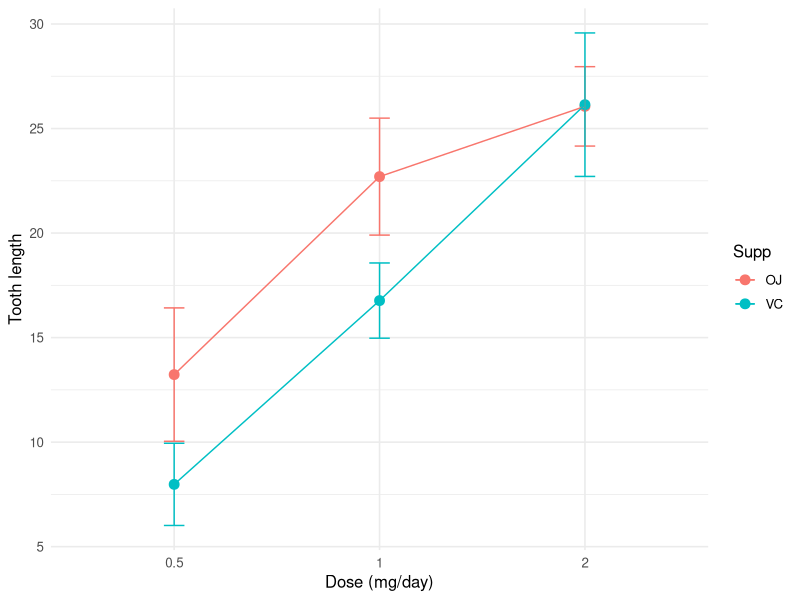
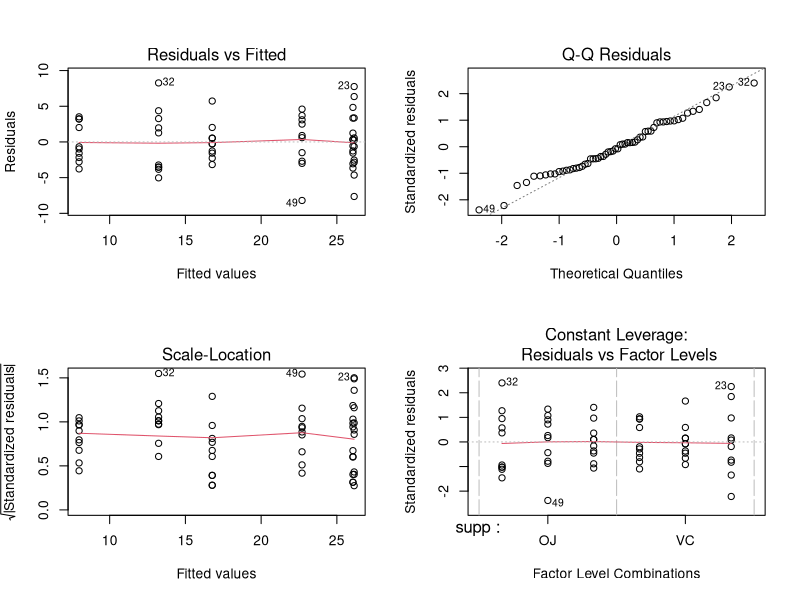
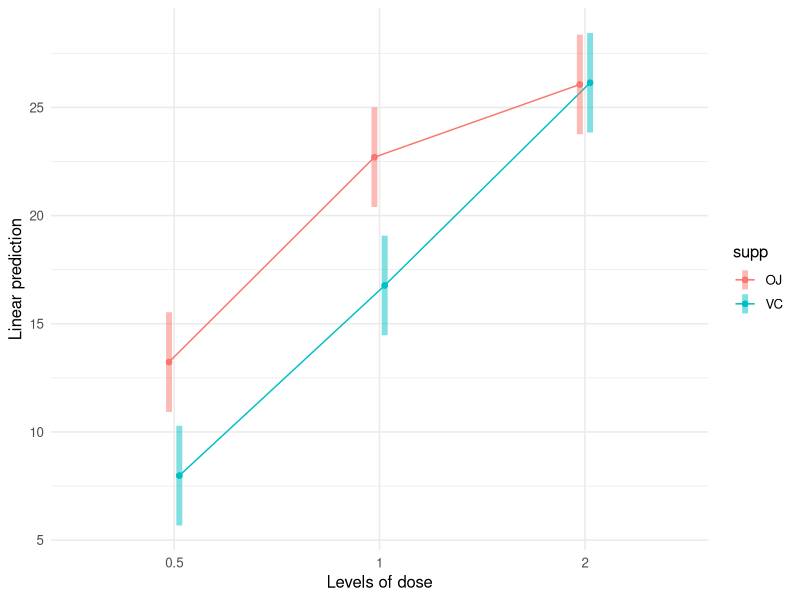

These figures' R source, in order:
# ============================================================
# Biostatistics Courses
# Course 2 — Week 2, Session 2: Factorial ANOVA
# ============================================================

# --- 0. Setup --------------------------------------------------
library(tidyverse)
library(broom)
library(car)
library(emmeans)
set.seed(42)
theme_set(theme_minimal(base_size = 12))

# --- 1. Hypothesis / Goal --------------------------------------
# Does delivery method alter the effect of dose on tooth length?

# --- 2. Data ---------------------------------------------------
tg <- ToothGrowth |> mutate(dose = factor(dose))

# --- 3. Visualise ----------------------------------------------
p <- ggplot(tg, aes(dose, len, colour = supp, group = supp)) +
  stat_summary(fun = mean, geom = "point", size = 3) +
  stat_summary(fun = mean, geom = "line") +
  stat_summary(fun.data = mean_cl_normal, geom = "errorbar", width = 0.1) +
  labs(x = "Dose (mg/day)", y = "Tooth length", colour = "Supp")
print(p)

# --- 4. Assumptions --------------------------------------------
fit <- aov(len ~ supp * dose, data = tg)
par(mfrow = c(2, 2)); plot(fit); par(mfrow = c(1, 1))

# --- 5. Conduct / Fit ------------------------------------------
print(Anova(lm(len ~ supp * dose, data = tg), type = 2))
emm <- emmeans(fit, ~ supp | dose)
print(pairs(emm))
print(emmip(fit, supp ~ dose, CIs = TRUE))

# --- 6. Report -------------------------------------------------
cat("See ANOVA table above for main effects and interaction.\n")
